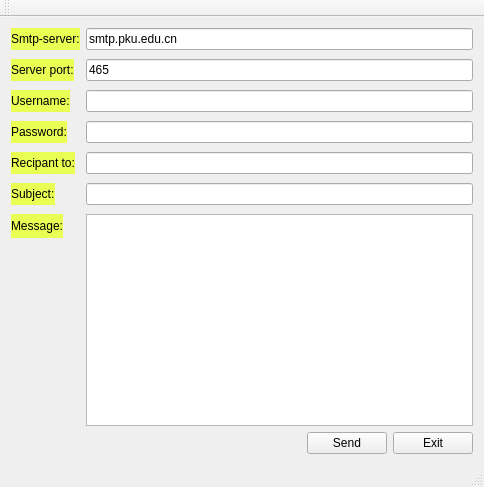
<?xml version="1.0" encoding="UTF-8"?>
<ui version="4.0">
 <class>MainWindow</class>
 <widget class="QMainWindow" name="MainWindow">
  <property name="geometry">
   <rect>
    <x>0</x>
    <y>0</y>
    <width>484</width>
    <height>487</height>
   </rect>
  </property>
  <property name="windowTitle">
   <string>SMTP Example</string>
  </property>
  <widget class="QWidget" name="centralWidget">
   <layout class="QVBoxLayout" name="verticalLayout">
    <item>
     <layout class="QFormLayout" name="formLayout">
      <property name="fieldGrowthPolicy">
       <enum>QFormLayout::ExpandingFieldsGrow</enum>
      </property>
      <property name="rowWrapPolicy">
       <enum>QFormLayout::WrapLongRows</enum>
      </property>
      <property name="verticalSpacing">
       <number>9</number>
      </property>
      <item row="0" column="0">
       <widget class="QLabel" name="label">
        <property name="styleSheet">
         <string notr="true">QLabel
{
	background: rgb(234, 255, 84);
	font: 13pt &quot;STKaiti&quot;;
}</string>
        </property>
        <property name="text">
         <string>Smtp-server:</string>
        </property>
       </widget>
      </item>
      <item row="1" column="0">
       <widget class="QLabel" name="label_2">
        <property name="styleSheet">
         <string notr="true">QLabel
{
	background: rgb(234, 255, 84);
	font: 13pt &quot;STKaiti&quot;;
}</string>
        </property>
        <property name="text">
         <string>Server port:</string>
        </property>
       </widget>
      </item>
      <item row="2" column="0">
       <widget class="QLabel" name="label_3">
        <property name="styleSheet">
         <string notr="true">QLabel
{
	background: rgb(234, 255, 84);
	font: 13pt &quot;STKaiti&quot;;
}</string>
        </property>
        <property name="text">
         <string>Username:</string>
        </property>
       </widget>
      </item>
      <item row="3" column="0">
       <widget class="QLabel" name="label_4">
        <property name="styleSheet">
         <string notr="true">QLabel
{
	background: rgb(234, 255, 84);
	font: 13pt &quot;STKaiti&quot;;
}</string>
        </property>
        <property name="text">
         <string>Password:</string>
        </property>
       </widget>
      </item>
      <item row="4" column="0">
       <widget class="QLabel" name="label_5">
        <property name="styleSheet">
         <string notr="true">QLabel
{
	background: rgb(234, 255, 84);
	font: 13pt &quot;STKaiti&quot;;
}</string>
        </property>
        <property name="text">
         <string>Recipant to:</string>
        </property>
       </widget>
      </item>
      <item row="5" column="0">
       <widget class="QLabel" name="label_6">
        <property name="styleSheet">
         <string notr="true">QLabel
{
	background: rgb(234, 255, 84);
	font: 13pt &quot;STKaiti&quot;;
}</string>
        </property>
        <property name="text">
         <string>Subject:</string>
        </property>
       </widget>
      </item>
      <item row="6" column="0">
       <widget class="QLabel" name="label_7">
        <property name="styleSheet">
         <string notr="true">QLabel
{
	background: rgb(234, 255, 84);
	font: 13pt &quot;STKaiti&quot;;
}</string>
        </property>
        <property name="text">
         <string>Message:</string>
        </property>
       </widget>
      </item>
      <item row="0" column="1">
       <widget class="QLineEdit" name="server">
        <property name="text">
         <string>smtp.pku.edu.cn</string>
        </property>
       </widget>
      </item>
      <item row="1" column="1">
       <widget class="QLineEdit" name="port">
        <property name="text">
         <string>465</string>
        </property>
       </widget>
      </item>
      <item row="2" column="1">
       <widget class="QLineEdit" name="uname"/>
      </item>
      <item row="3" column="1">
       <widget class="QLineEdit" name="paswd">
        <property name="inputMask">
         <string/>
        </property>
        <property name="echoMode">
         <enum>QLineEdit::Password</enum>
        </property>
       </widget>
      </item>
      <item row="4" column="1">
       <widget class="QLineEdit" name="rcpt"/>
      </item>
      <item row="5" column="1">
       <widget class="QLineEdit" name="subject"/>
      </item>
      <item row="6" column="1">
       <widget class="QPlainTextEdit" name="msg"/>
      </item>
     </layout>
    </item>
    <item>
     <layout class="QHBoxLayout" name="horizontalLayout">
      <item>
       <spacer name="horizontalSpacer">
        <property name="orientation">
         <enum>Qt::Horizontal</enum>
        </property>
        <property name="sizeHint" stdset="0">
         <size>
          <width>40</width>
          <height>20</height>
         </size>
        </property>
       </spacer>
      </item>
      <item>
       <widget class="QPushButton" name="sendBtn">
        <property name="text">
         <string>Send</string>
        </property>
       </widget>
      </item>
      <item>
       <widget class="QPushButton" name="exitBtn">
        <property name="text">
         <string>Exit</string>
        </property>
       </widget>
      </item>
     </layout>
    </item>
   </layout>
  </widget>
  <widget class="QMenuBar" name="menuBar">
   <property name="geometry">
    <rect>
     <x>0</x>
     <y>0</y>
     <width>484</width>
     <height>24</height>
    </rect>
   </property>
  </widget>
  <widget class="QToolBar" name="mainToolBar">
   <attribute name="toolBarArea">
    <enum>TopToolBarArea</enum>
   </attribute>
   <attribute name="toolBarBreak">
    <bool>false</bool>
   </attribute>
  </widget>
  <widget class="QStatusBar" name="statusBar"/>
 </widget>
 <layoutdefault spacing="6" margin="11"/>
 <resources/>
 <connections/>
</ui>
